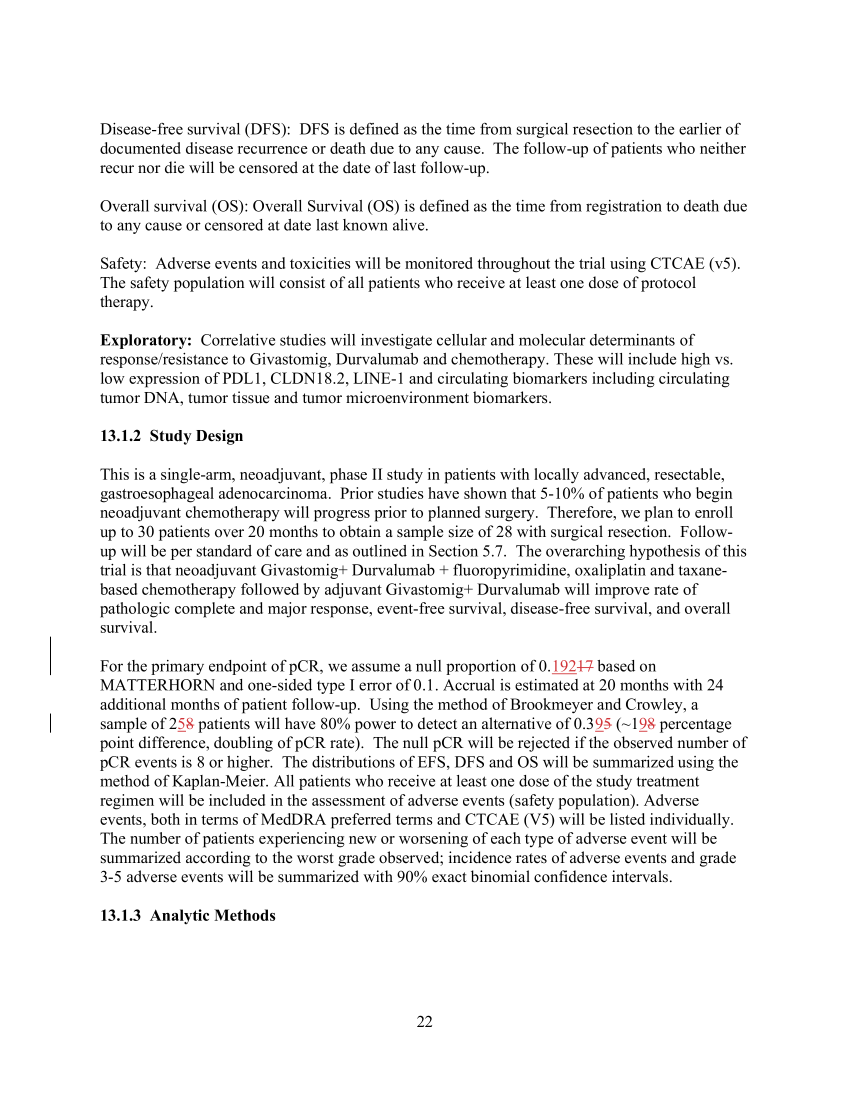
#> input picture tmp/pdfs/stat_section/hi-40.png, 2550 x 3300 px, found by its file name (shown at 1/3 size)
$ python crop_review.py
#> lines starting #> are read from the running program, lines starting #| are printed output that depends on the picture
from PIL import Image

base = r"C:\Users\huizh\Apps\HZ code\tmp\pdfs\stat_section"
Image.open(base + r"\hi-40.png").crop((250, 1800, 2450, 2700)).save(base + r"\crop-40.png")
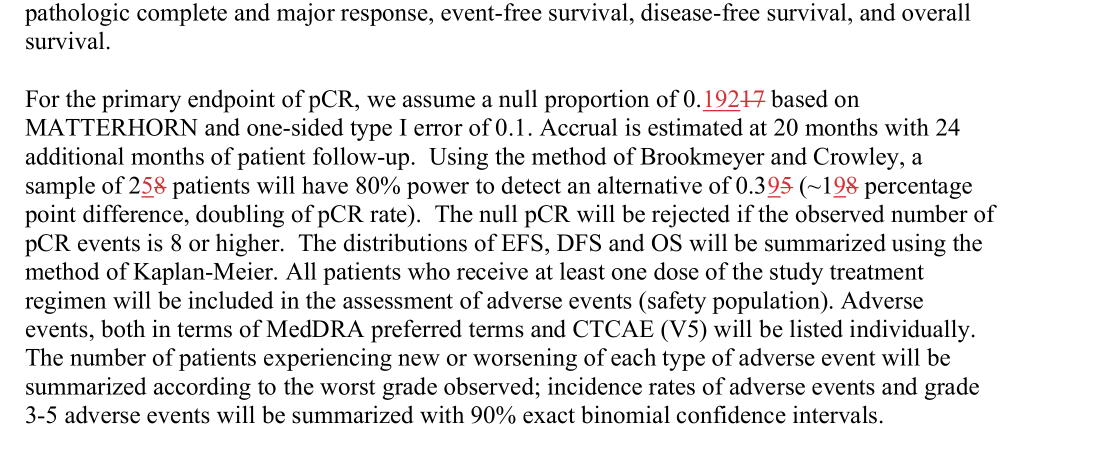
#> saved as crop-40.png: PIL image 2200x900 RGB (shown at 1/2 size); mean R, G, B 230.3, 230.1, 230.1
Image.open(base + r"\hi-41.png").crop((0, 0, 2550, 700)).save(base + r"\crop-41a.png")
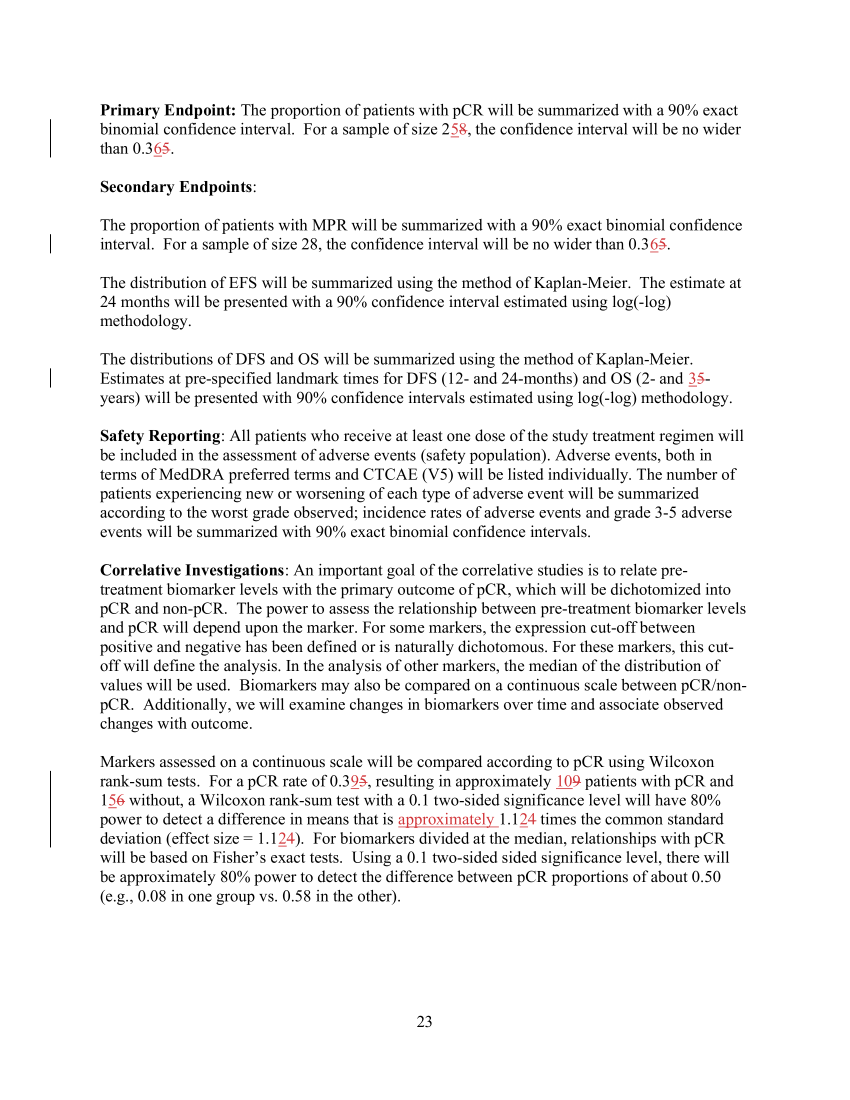
#> input picture tmp/pdfs/stat_section/hi-41.png, 2550 x 3300 px, found by its file name (shown at 1/3 size)
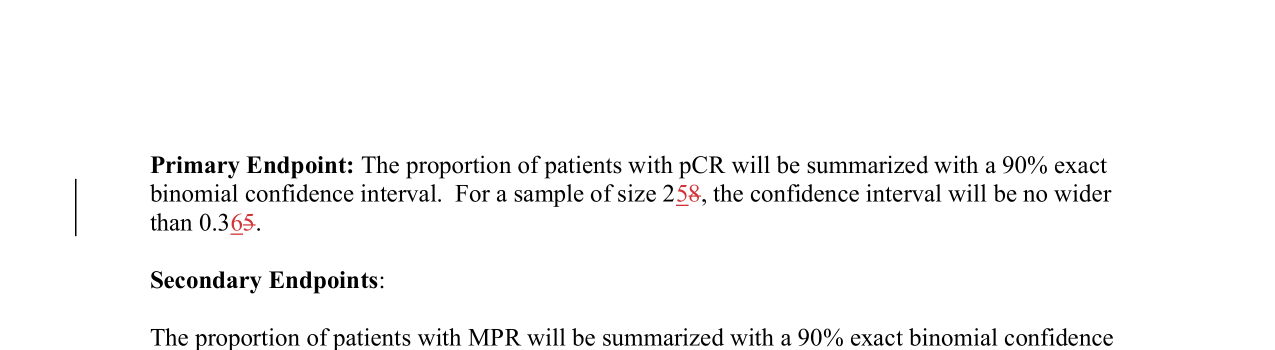
#> saved as crop-41a.png: PIL image 2550x700 RGB (shown at 1/2 size); mean R, G, B 247.2, 247.1, 247.1
Image.open(base + r"\hi-41.png").crop((100, 2050, 2500, 3200)).save(base + r"\crop-41b.png")
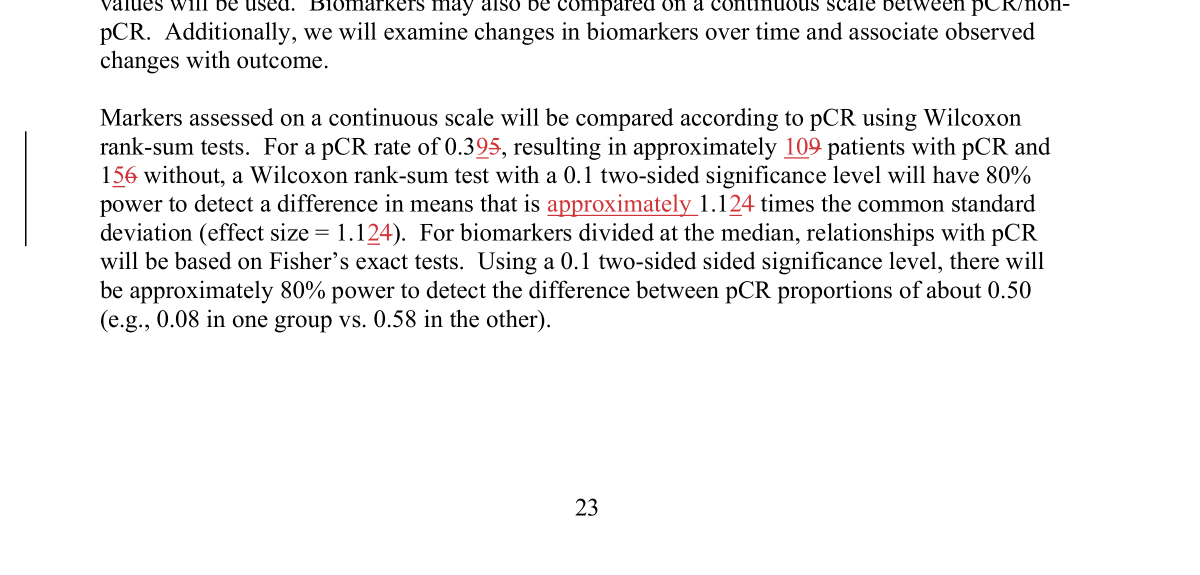
#> saved as crop-41b.png: PIL image 2400x1150 RGB (shown at 1/2 size); mean R, G, B 242.1, 241.7, 241.7
